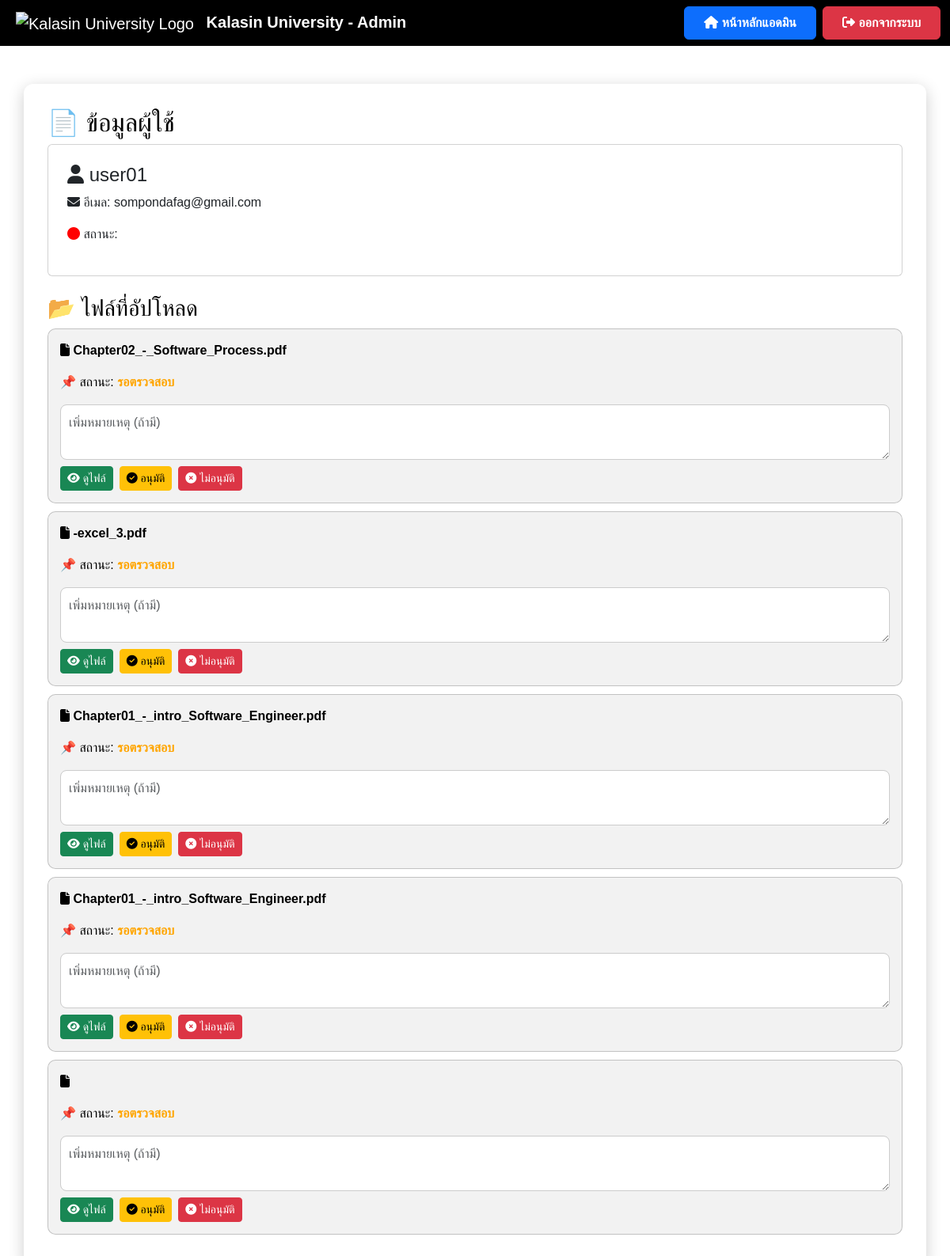
The page /view_user/4 on the database as committed earlier.
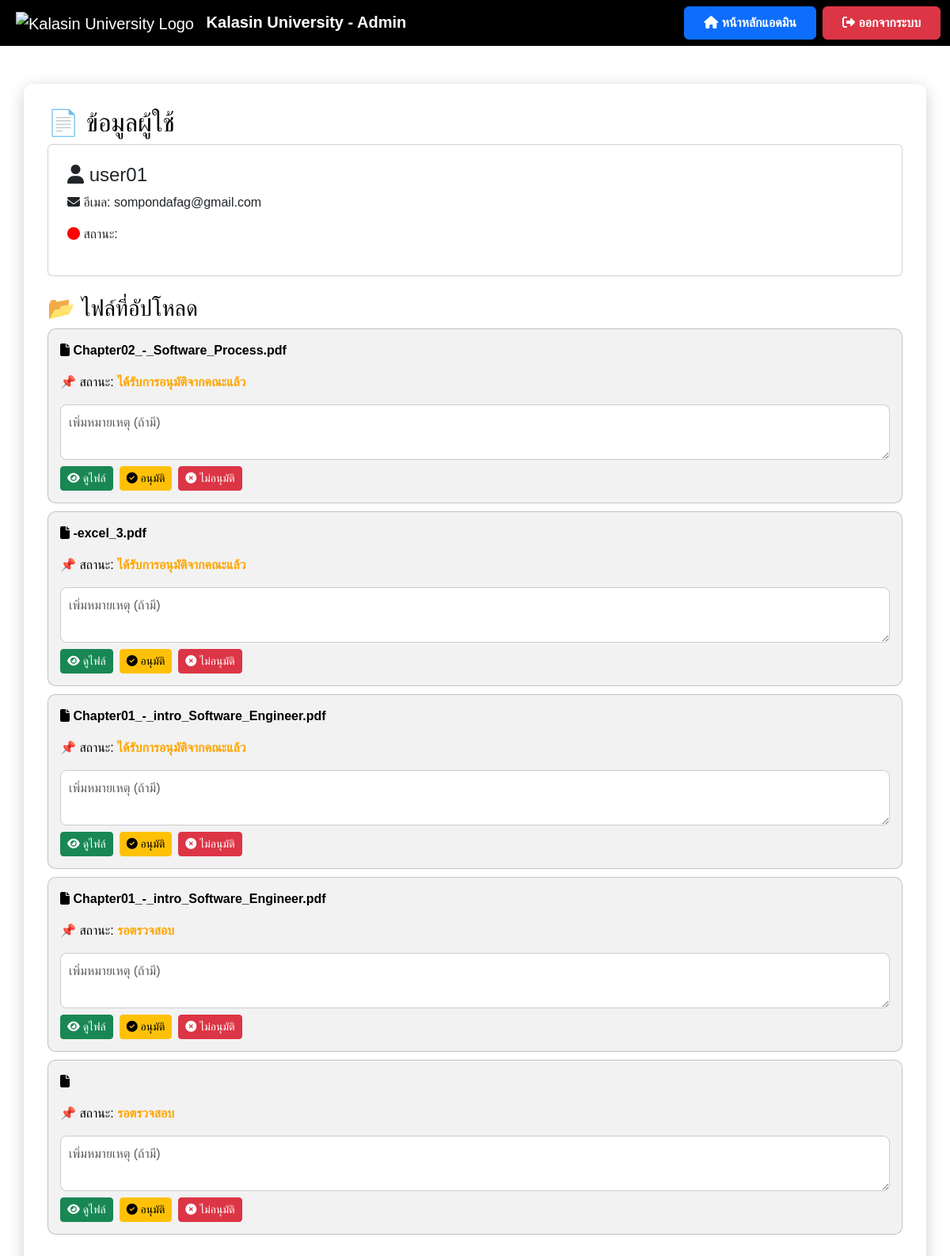
The same page on the database as committed later.
### app.py (models this page shows)
class File(db.Model):
    id = db.Column(db.Integer, primary_key=True)
    filename = db.Column(db.String(255), nullable=False)
    file_path = db.Column(db.String(255), nullable=True)  # ✅ เพิ่มฟิลด์นี้
    status = db.Column(db.String(50), nullable=False, default="รอตรวจสอบ")
    comment = db.Column(db.Text, nullable=True)
    user_id = db.Column(db.Integer, db.ForeignKey('user.id'), nullable=False)
    upload_date = db.Column(db.DateTime, default=db.func.current_timestamp())
    review_date = db.Column(db.DateTime, nullable=True)
    approve_date = db.Column(db.DateTime, nullable=True)

### app.py (the view)
@app.route('/view_user/<int:user_id>')
def view_user(user_id):
    user = User.query.get(user_id)
    if not user:
        flash("ไม่พบข้อมูลผู้ใช้", "danger")
        return redirect(url_for('manage_users'))  # ถ้าหาไม่เจอให้กลับไปหน้า manage_users
    files = File.query.filter_by(user_id=user.id).all()
    return render_template('view_user.html', user=user, files=files)

### templates/view_user.html (shortened to what this page needs)
<!DOCTYPE html>
<html lang="th">
<head>
    <link href="https://cdn.jsdelivr.net/npm/bootstrap@5.3.3/dist/css/bootstrap.min.css" rel="stylesheet">
    <link rel="stylesheet" href="https://cdnjs.cloudflare.com/ajax/libs/font-awesome/6.4.2/css/all.min.css">
</head>
<body>
    <nav class="navbar navbar-expand-lg navbar-dark">
        <div class="container-fluid">
            <a class="navbar-brand ms-2" href="{{ url_for('admin_dashboard') }}">
                <img src="https://upload.wikimedia.org/wikipedia/th/4/4e/Kalasin_University_Seal.svg"
                     alt="Kalasin University Logo" style="height: 50px; margin-right: 10px;">
                <strong>Kalasin University - Admin</strong>
            </a>
            <div class="ms-auto d-flex">
                <a href="{{ url_for('admin_dashboard') }}" class="btn btn-primary fw-bold px-4 py-2 me-2">
                    <i class="fas fa-home"></i> หน้าหลักแอดมิน
                </a>
                <a href="{{ url_for('logout') }}" class="btn btn-danger fw-bold px-4 py-2">
                    <i class="fas fa-sign-out-alt"></i> ออกจากระบบ
                </a>
            </div>
        </div>
    </nav>
    <div class="container container-custom mt-5">
        <h2>📄 ข้อมูลผู้ใช้</h2>
        <div class="card p-4">
            <h4><i class="fas fa-user"></i> {{ user.username }}</h4>
            <p><i class="fas fa-envelope"></i> อีเมล: {{ user.email }}</p>
            <p><i class="fas fa-circle" style="color: {% if user.status == 'active' %}green{% else %}red{% endif %};"></i> สถานะ: {{ user.status }}</p>
        </div>
        <h3 class="mt-4">📂 ไฟล์ที่อัปโหลด</h3>
        {% if files %}
        {% for file in files %}
        <div class="file-card">
            <p><i class="fas fa-file"></i> <strong>{{ file.filename }}</strong></p>
            <p>📌 สถานะ:
                <span id="status-{{ file.id }}" class="{% if file.status == 'อนุมัติแล้ว' %}status-approved{% elif file.status == 'ไม่อนุมัติ' %}status-rejected{% else %}status-pending{% endif %}">
                    {{ file.status }}
                </span>
            </p>
            <textarea class="form-control mt-2 comment-box" id="comment-{{ file.id }}" placeholder="เพิ่มหมายเหตุ (ถ้ามี)">{{ file.comment if file.comment else '' }}</textarea>
            <div class="d-flex mt-2">
                <a href="{{ url_for('uploaded_file', filename=file.filename) }}" class="btn btn-success btn-sm me-2" target="_blank">
                    <i class="fas fa-eye"></i> ดูไฟล์
                </a>
                <button class="btn btn-warning btn-sm me-2" onclick="approveFile({{ file.id }})" id="approve-btn-{{ file.id }}">
                    <i class="fas fa-check-circle"></i> อนุมัติ
                </button>
                <button class="btn btn-danger btn-sm me-2" onclick="rejectFile({{ file.id }})" id="reject-btn-{{ file.id }}">
                    <i class="fas fa-times-circle"></i> ไม่อนุมัติ
                </button>
            </div>
        </div>
        {% endfor %}
        {% else %}
            <p class="text-muted">⛔ ผู้ใช้นี้ยังไม่มีการอัปโหลดไฟล์</p>
        {% endif %}
    </div>
</body>
</html>

Rows that differ between the two databases and show on the page:
changed File "Chapter02_-_Software_Process.pdf": status "รอตรวจสอบ" → "ได้รับการอนุมัติจากคณะแล้ว"
changed File "-excel_3.pdf": status "รอตรวจสอบ" → "ได้รับการอนุมัติจากคณะแล้ว"
changed File (number 3 of 5 on the later page): status "รอตรวจสอบ" → "ได้รับการอนุมัติจากคณะแล้ว"
